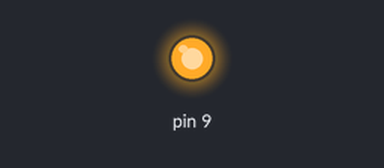
This sketch was run on a simulated Arduino Uno, built with avr-gcc and run on an emulated ATmega328P. Parts: output pins drawn as LEDs (lit = HIGH).

Above: at 0.5 s.
At 2.5 s:
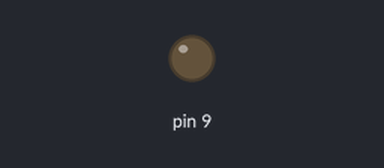
Timing chart, 0 to 5.2 s (numbered marks = the images above):
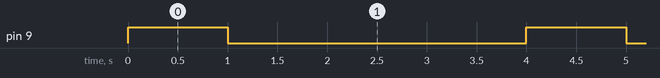

Measured:
- by itself, pin 9: alternates HIGH for 1.0 s and LOW for 3.0 s

The sketch:

ido_weinstock_first_program_blinking_led1.ino
```cpp
/*
  This program turns on for 1 sec and then turns off for 1 sec
  pin 13 of the Arduino (the built-in LED) - HIGH/LOW
*/

void setup()
{
  DDRB |= 0b00000010;
}

void loop()
{
  PORTB |= 0b00000010;
  delay(1000);
  PORTB &= 0b11111101;
  delay(3000);
}
```
